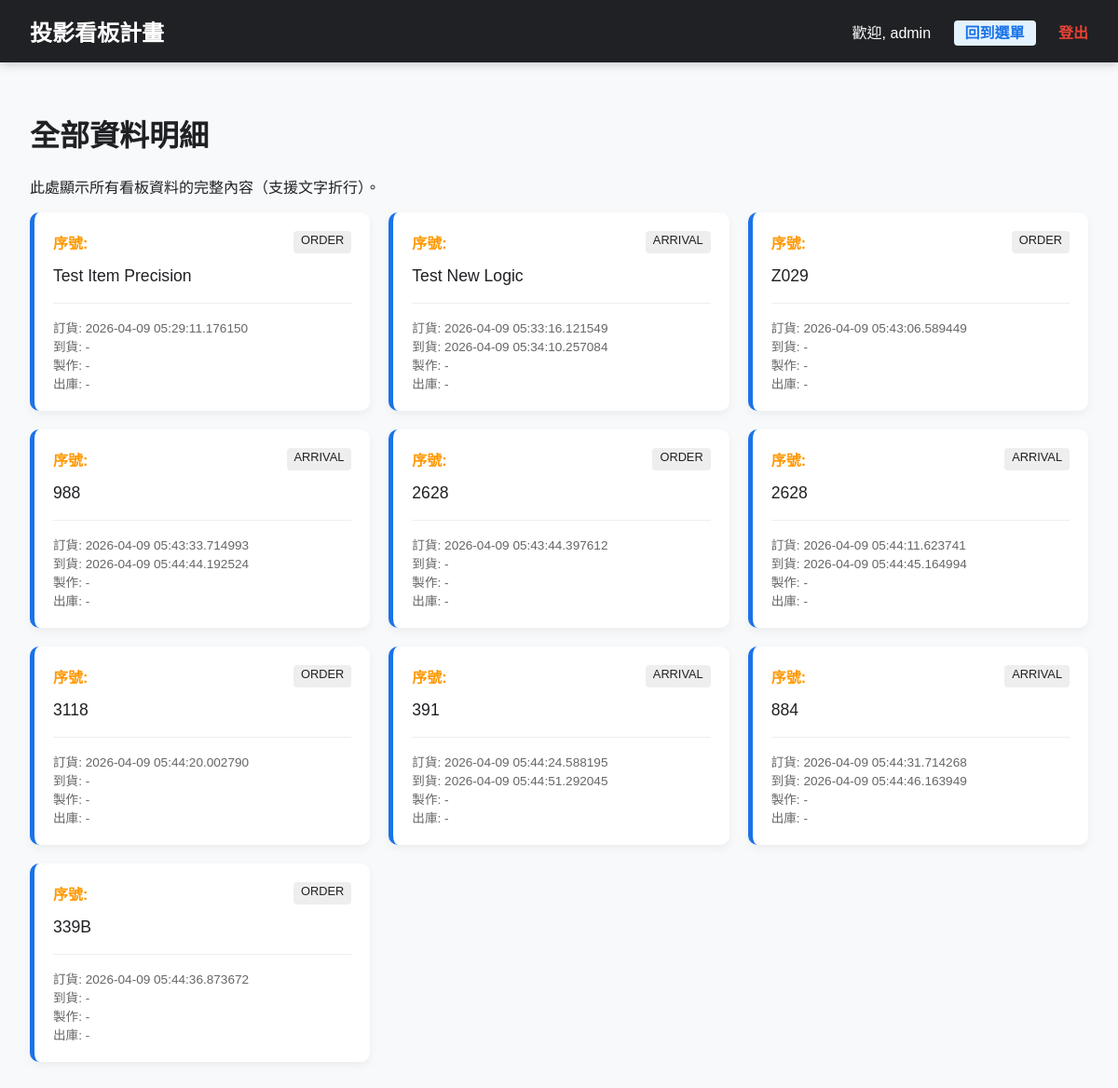
The app's page /all_data (signed in), older data.
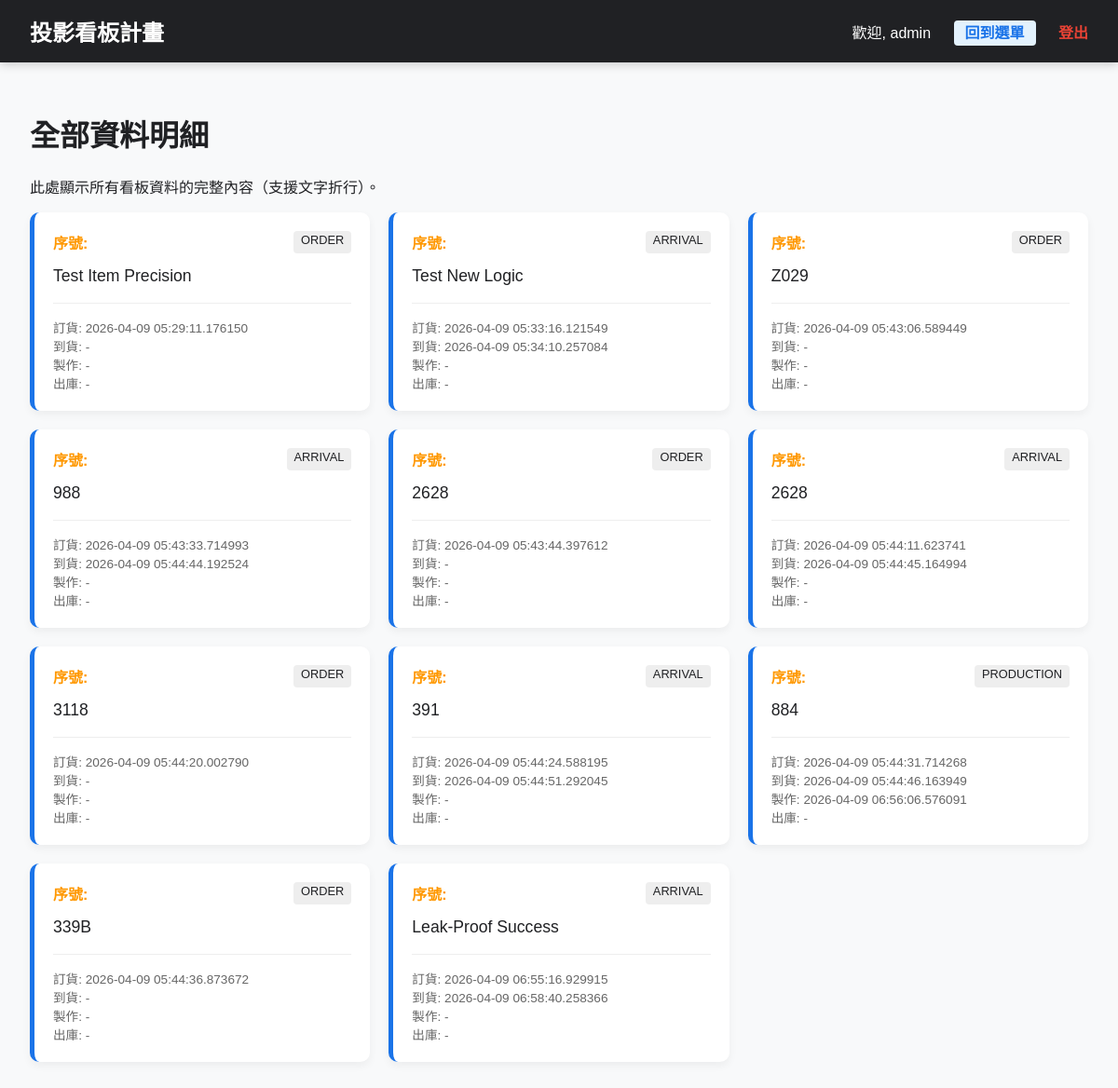
The same page, newer data.
### models.py (models this page shows)
class SignboardItem(db.Model):
    id = db.Column(db.Integer, primary_key=True)
    content = db.Column(db.Text, nullable=False)
    remark = db.Column(db.Text) # 備註 (選填)
    current_stage = db.Column(db.String(20), default='ORDER')
    order_date = db.Column(db.DateTime)
    arrival_date = db.Column(db.DateTime)
    production_date = db.Column(db.DateTime)
    delivery_date = db.Column(db.DateTime)
    updated_at = db.Column(db.DateTime, default=datetime.now, onupdate=datetime.now)

### main.py (the view)
@app.route('/all_data')
def all_data():
    if 'user_id' not in session:
        return redirect(url_for('index'))
    items = SignboardItem.query.all()
    return render_template('all_data.html', items=items)

### main.py (called while the page is built)
def get_config(key, default=None):
    config = SystemConfig.query.filter_by(key=key).first()
    return config.value if config else default

@app.context_processor
def inject_config():
    return {'site_title': get_config('site_title', '中國到貨看板系統')}

### templates/all_data.html (shortened to what this page needs)
{% extends "layout.html" %}
{% block content %}
<h1>全部資料明細</h1>
<p>此處顯示所有看板資料的完整內容（支援文字折行）。</p>
<div style="display: grid; grid-template-columns: repeat(auto-fill, minmax(300px, 1fr)); gap: 20px;">
    {% for item in items %}
    <div style="background: white; padding: 20px; border-radius: 10px; box-shadow: 0 4px 10px rgba(0,0,0,0.05); border-left: 5px solid #1a73e8;">
        <div style="display: flex; justify-content: space-between; margin-bottom: 10px;">
            <span style="font-weight: bold; color: #ff9800;">序號: {{ item.sequence_id }}</span>
            <span style="background: #eee; padding: 2px 8px; border-radius: 4px; font-size: 0.8rem;">{{ item.current_stage }}</span>
        </div>
        <div style="font-size: 1.1rem; line-height: 1.6; word-break: break-all;">
            {{ item.content }}
        </div>
        <hr style="border: 0; border-top: 1px solid #eee; margin: 15px 0;">
        <div style="font-size: 0.85rem; color: #666;">
            <div>訂貨: {{ item.order_date or '-' }}</div>
            <div>到貨: {{ item.arrival_date or '-' }}</div>
            <div>製作: {{ item.production_date or '-' }}</div>
            <div>出庫: {{ item.delivery_date or '-' }}</div>
        </div>
    </div>
    {% endfor %}
</div>
{% endblock %}

### templates/layout.html (shortened to what this page needs)
<!DOCTYPE html>
<html lang="zh-Hant">
<head>
</head>
<body>
    <div class="nav-header">
        <div style="font-size: 1.5rem; font-weight: bold;">投影看板計畫</div>
        <div class="nav-links">
            <span>歡迎, {{ session.username }}</span>
            {% if request.endpoint not in ['admin_home', 'index'] %}
            <a href="/admin_home" style="background: #e3f2fd; color: #1a73e8; padding: 5px 12px; border-radius: 4px;">回到選單</a>
            {% endif %}
            <a href="/logout" style="color: var(--danger);">登出</a>
        </div>
    </div>
    <div class="container">
        {% block content %}{% endblock %}
    </div>
</body>
</html>

### templates/layout.html (style rules this page uses)
:root { --primary: #1a73e8; --success: #34a853; --warning: #fbbc05; --danger: #ea4335; --info: #4285f4; --dark: #202124; --light: #f8f9fa; }
body { font-family: 'Microsoft JhengHei', sans-serif; margin: 0; background: var(--light); color: var(--dark); }
.nav-header { background: var(--dark); color: white; padding: 1rem 2rem; display: flex; justify-content: space-between; align-items: center; box-shadow: 0 2px 10px rgba(0,0,0,0.2); }
.nav-links a { color: #ccc; text-decoration: none; margin-left: 20px; font-weight: bold; }
.container { padding: 2rem; max-width: 1200px; margin: 0 auto; }

Row changes from the older to the newer data that the page shows:
changed SignboardItem: current_stage "ARRIVAL" → "PRODUCTION"; production_date "-" → "2026-04-09 06:56:06.576091"
added SignboardItem: current_stage "ARRIVAL", content "Leak-Proof Success", order_date "2026-04-09 06:55:16.929915", arrival_date "2026-04-09 06:58:40.258366", production_date "-", delivery_date "-"
